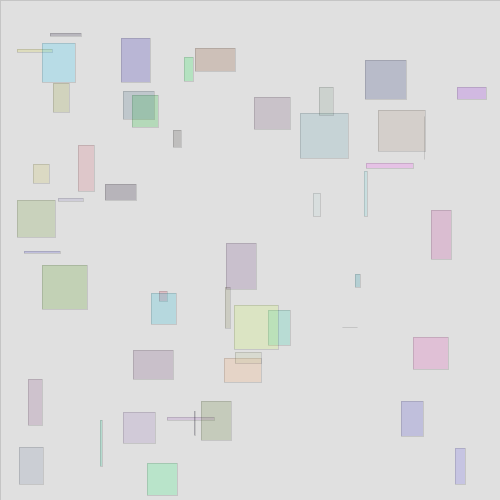
Frame 1 (no input)
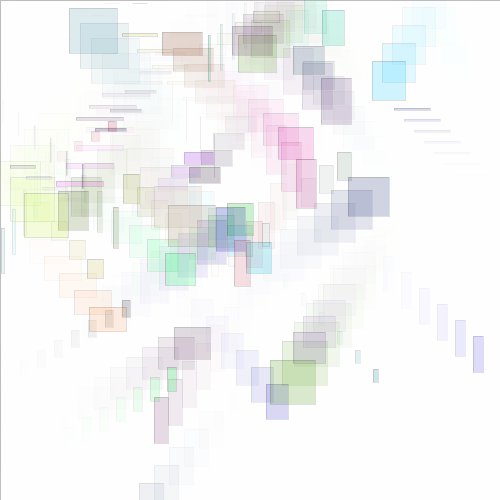
Frame 60 (the mouse pressed at the canvas centre just before this capture)
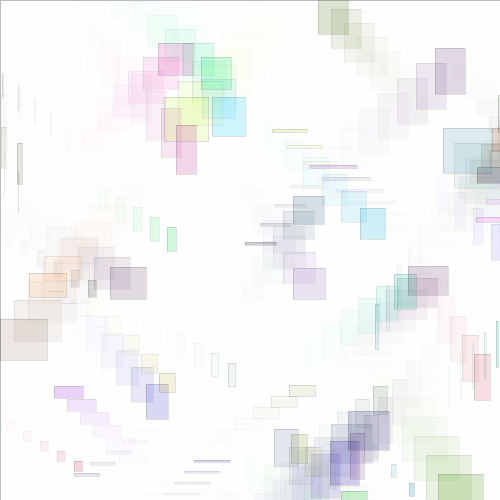
Frame 120 (the mouse held since frame 60 and released just before this capture)

The Processing sketch that drew these frames (run headless with seeded random() and noise(); from frame 60 on, the mouse is pressed at the canvas centre):

// Processing sketch: processing_57882
// ── processing_57882.pde

//Mitsuko Verdery 
//Copyright 2012
//Hw #11

final int MAX = 50;

float [] wd;
float [] ht;
float [] x;
float [] y;
float [] mx;
float [] my;
color [] colo;

void setup()
{
  size (500, 500); 
  x = new float[MAX];
  array1 (x, 10, width-20);
  y = new float[MAX];
  array1 (y, 10, height-20);
  wd = new float[MAX];
  array1 (wd, 0, width*.1);
  ht = new float[MAX];
  array1 (ht, 0, height*.1);
  mx = new float [MAX];
  array1 (mx, 10, 20);
  my = new float [MAX];
  array1 (my, 10, 20);
  colo = new color[MAX];
  colorarray();
 
}

void draw()
{
  display();
  drawrect();
  bounce();
}

void array1 ( float [] array, float low, float high)
{
  for (int i = 0; i< array.length; i++) {
    array[i] = int(random(low, high)); 
  }
}

void colorarray()
{
  for (int i = 0; i<colo.length; i++)
  {
    colo[i] = color(random(255), random(255), random(255));
  }
}

void bounce()
{
  for (int i=0; i<x.length; i++)
  {
    x[i]+=mx[i];
    if (x[i] >width)
    {
      mx[i]=-mx[i];
    }
    else if (x[i] < 0)
    {
      mx[i]=-mx[i];
    }
    
    y[i]+=my[i];
    if (y[i] >height)
    {
      my[i]=-my[i];
    }
    else if (y[i] < 0)
    {
      my[i]=-my[i];
    }
  }
}

void drawrect()
{
  for (int i = 0; i< MAX; i++) 
  {
    fill (colo[i], 50);
    rect (x[i], y[i], wd[i], ht[i]);
  }
}

void display()
{
  strokeWeight(0);
  fill(255, 255, 255, 100);
  rect(0,0, width, height);
}
